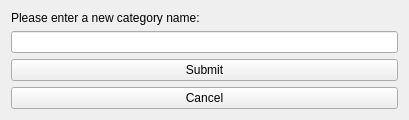
<?xml version="1.0" encoding="UTF-8"?>
<ui version="4.0">
 <class>CategoryWindow</class>
 <widget class="QWidget" name="CategoryWindow">
  <property name="windowModality">
   <enum>Qt::WindowModal</enum>
  </property>
  <property name="geometry">
   <rect>
    <x>0</x>
    <y>0</y>
    <width>409</width>
    <height>120</height>
   </rect>
  </property>
  <property name="windowTitle">
   <string>Form</string>
  </property>
  <layout class="QVBoxLayout" name="verticalLayout">
   <item>
    <widget class="QLabel" name="label">
     <property name="text">
      <string>Please enter a new category name:</string>
     </property>
    </widget>
   </item>
   <item>
    <widget class="QLineEdit" name="category_entry"/>
   </item>
   <item>
    <widget class="QPushButton" name="submit_btn">
     <property name="text">
      <string>Submit</string>
     </property>
    </widget>
   </item>
   <item>
    <widget class="QPushButton" name="cancel_btn">
     <property name="text">
      <string>Cancel</string>
     </property>
    </widget>
   </item>
  </layout>
 </widget>
 <resources/>
 <connections/>
 <slots>
  <slot>onSubmit()</slot>
 </slots>
</ui>
